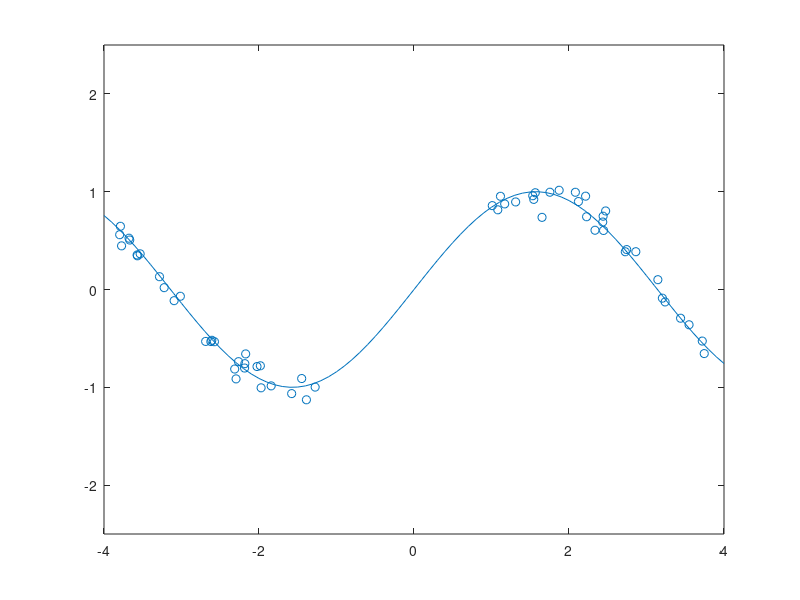

This chart was generated by the following MATLAB code: (Note: this script raises an error after producing the figure.)
%% number of trees in the random forest

% Nums is a list of number of trees in the random forest
% For each we generate graph of the model fit

Nums = [2 5 50 400];
for I = 1:length(Nums)
    
    Num = Nums(I);
    lin = -4:0.1:4;
    sin_y = sin(lin);
    
    f = figure;
    plot(lin, sin_y);
    hold on;

    N = 60;
    X = [rand(1,N/2)*3-4 rand(1,N/2)*3+1];
    T = sin(X) + randn(1, N)*0.1;
    scatter(X, T);
    axis([-4 4 -2.5 2.5]);

    model = forestsSim(X', T', struct('NTrees', Num, 'MinLeaf', 5, 'NVarToSample', 1));
    
    plotTrained1dModel(model.predict, 100, -4, 4, 0, f);
    
    set(gcf, 'PaperPosition', [-0.5 -0.25 6 5.5]); %Position the plot further to the left and down. Extend the plot to fill entire paper.
    set(gcf, 'PaperSize', [5 5]); %Keep the same paper size
    saveas(gcf, ['thesis/images/rforests', num2str(Num), '.pdf'], 'pdf')

end

%% number of minimum of data points in a leaf

% Nums is a list of minimums of data points in a leaf
% For each we generate graph of the model fit


Nums = [40 20 10 5 2 1];
for I = 1:length(Nums)
    
    MinLeaf = Nums(I);
    lin = -4:0.1:4;
    sin_y = sin(lin);
    
    f = figure;
    plot(lin, sin_y);
    hold on;

    N = 60;
    X = [rand(1,N/2)*3-4 rand(1,N/2)*3+1];
    T = sin(X) + randn(1, N)*0.1;
    scatter(X, T);
    axis([-4 4 -2.5 2.5]);

    %

    model = forestsSim(X', T', struct('NTrees', 40, 'MinLeaf', MinLeaf, 'NVarToSample', 1));
    
    plotTrained1dModel(model.predict, 100, -4, 4, 0, f);
    
    set(gcf, 'PaperPosition', [-0.5 -0.25 6 5.5]); %Position the plot further to the left and down. Extend the plot to fill entire paper.
    set(gcf, 'PaperSize', [5 5]); %Keep the same paper size
    saveas(gcf, ['thesis/images/rforests_l_', num2str(MinLeaf), '.pdf'], 'pdf')

end
